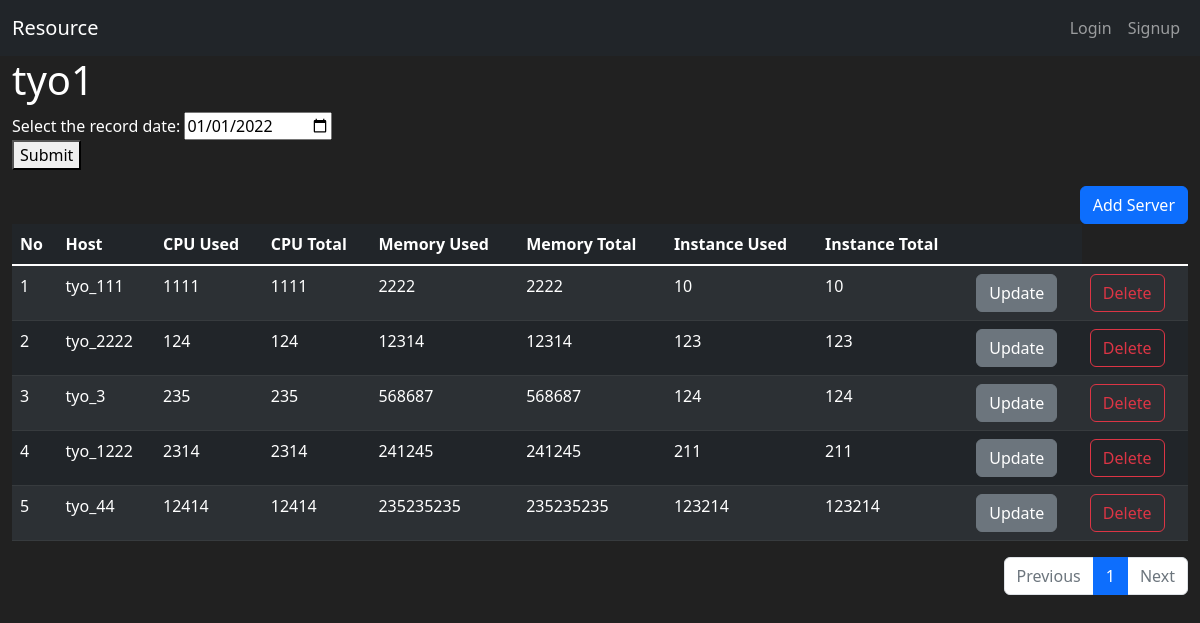
The page /region/3/ on the database as committed earlier.
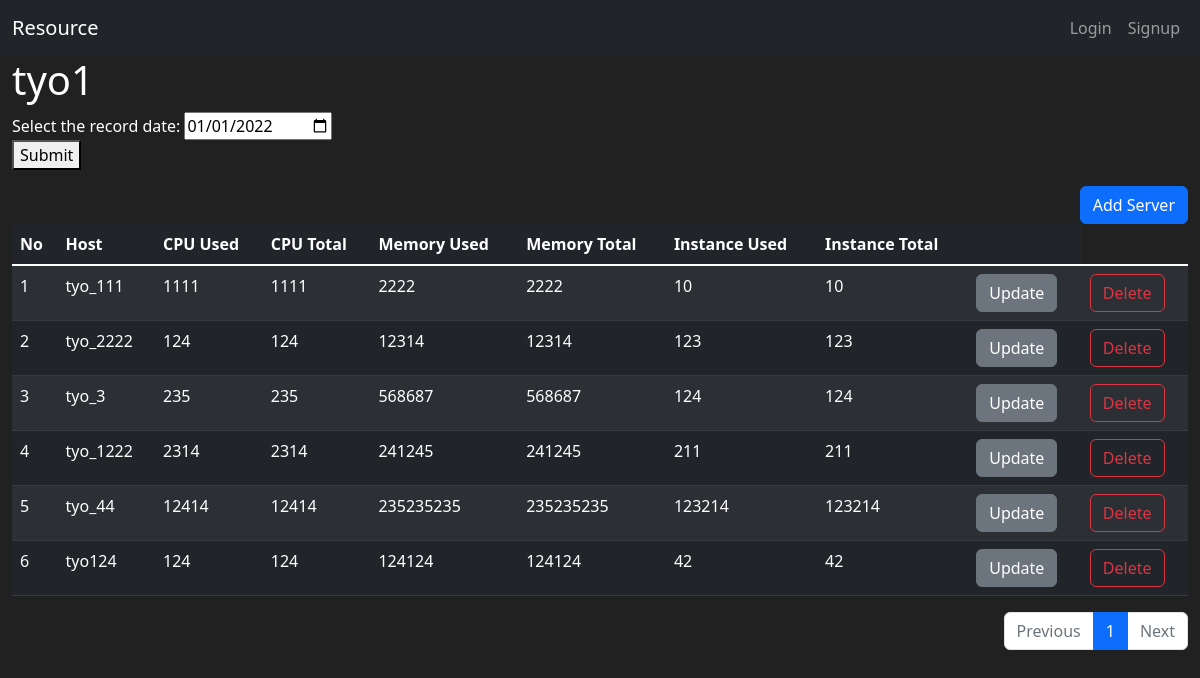
The same page on the database as committed later.
### resource/models.py (models this page shows, shortened)
class Region(db.Model):
    id = db.Column(db.Integer, primary_key=True)
    name = db.Column(db.String(100), nullable=False, unique=True)

class Server(db.Model):
    id = db.Column(db.Integer, primary_key=True)
    region_id = db.Column(db.Integer(), db.ForeignKey(
        'region.id'))
    region = db.relationship('Region', backref=db.backref(
        'servers', cascade='all, delete-orphan'))
    host = db.Column(db.String(100), nullable=False, unique=True)
    cpu = db.Column(db.Integer(), nullable=False)
    memory = db.Column(db.Integer(), nullable=False)
    instance = db.Column(db.Integer(), nullable=False)

### resource/views/region_views.py (the view)
@bp.route('/<int:region_id>/', methods=('GET', 'POST'))
def detail(region_id):
    regions = Region.query.all()
    region = Region.query.get_or_404(region_id)
    page = request.args.get('page', type=int, default=1)
    servers = Server.query.filter_by(region_id=region_id)
    servers = servers.paginate(page, per_page=10)
    return render_template('region/region_detail.html', regions=regions, region=region, servers=servers)

### resource/views/auth_views.py (called while the page is built)
@bp.before_app_request
def load_logged_in_user():
    user_id = session.get('user_id')
    if user_id is None:
        g.user = None
    else:
        g.user = User.query.get(user_id)

### resource/templates/region/region_detail.html (shortened to what this page needs)
{% extends "base.html" %}
{% block content %}
<div class="container-fluid">
    <h1>{{ region.name }}</h1>
    <form>
        <label for="date">Select the record date:
          <input type="date" id="date" name="date" value="2022-01-01">
        </label>
        <p>
          <button>Submit</button>
        </p>
      </form>
    <div class="d-grid gap-2 d-md-flex justify-content-md-end">
        <a class="btn btn-primary" href="{{ url_for('server.create', region_id=region.id) }}" role="button">Add Server</a>
    </div>
    <table class="table table-hover table-striped table-dark">
        <thead>
        <tr>
            <th scope="col">No</th>
            <th scope="col">Host</th>
            <th scope="col">CPU Used</th>
            <th scope="col">CPU Total</th>
            <th scope="col">Memory Used</th>
            <th scope="col">Memory Total</th>
            <th scope="col">Instance Used</th>
            <th scope="col">Instance Total</th>
            <th scope="col"></th>
        </tr>
        </thead>
        <tbody class="table-group-divider">
            {% for server in servers.items %}
        <tr>
            <td>{{ ((servers.page-1) * servers.per_page) + loop.index }}</td>
            <td>{{ server.host }}</td>
            <td>{{ server.cpu }}</td>
            <td>{{ server.cpu }}</td>
            <td>{{ server.memory }}</td>
            <td>{{ server.memory }}</td>
            <td>{{ server.instance }}</td>
            <td>{{ server.instance }}</td>
            <td>
                <a class="btn btn-secondary" href="{{ url_for('server.update', server_id=server.id) }}" role="button">Update</a>
            </td>
            <td>
                <button class="btn btn-outline-danger" type="button" data-bs-toggle="modal" data-bs-target="#modal_delete_server-{{ server.id }}">Delete</button>
            </td>
        </tr>
        {% endfor %}
        </tbody>
    </table>
    <ul class="pagination justify-content-end">
        {% if servers.has_prev %}
            <li class="page-item">
                <a class="page-link" href="?page={{ servers.prev_num }}">prev</a>
            </li>
        {% else %}
            <li class="page-item disabled">
                <a class="page-link" tabindex="-1" aria-disabled="true" href="javascript:void(0)">Previous</a>
            </li>
        {% endif %}
        {% for page_num in servers.iter_pages() %}
            {% if page_num %}
                {% if page_num != servers.page %}
                    <li class="page-item">
                        <a class="page-link" href="?page={{ page_num }}">{{ page_num }}</a>
                    </li>
                {% else %}
                    <li class="page-item active" aria-current="page">
                        <a class="page-link" href="javascript:void(0)">{{ page_num }}</a>
                    </li>
                {% endif %}
            {% else %}
                <li class="disabled">
                    <a class="page-link" href="javascript:void(0)">...</a>
                </li>
            {% endif %}
        {% endfor %}
        {% if servers.has_next %}
            <li class="page-item">
                <a class="page-link" href="?page={{ servers.next_num }}">Next</a>
            </li>
        {% else %}
            <li class="page-item disabled">
                <a class="page-link" tabindex="-1" aria-disabled="true" href="javascript:void(0)">Next</a>
            </li>
        {% endif %}
    </ul>
</div>
{% endblock %}

### resource/templates/base.html (shortened to what this page needs)
<!DOCTYPE html>
<html lang="en">
<head>
    <link href="https://cdn.jsdelivr.net/npm/bootstrap@5.2.0-beta1/dist/css/bootstrap.min.css" rel="stylesheet">
</head>
<body>
    {% include "navbar.html" %}
    {% block content %}
    {% endblock %}
</body>
</html>

### resource/templates/navbar.html (shortened to what this page needs)
<nav class="navbar navbar-expand-lg navbar-dark bg-dark">
    <div class="container-fluid">
      <a class="navbar-brand" href="{{ url_for('main.index') }}">Resource</a>
      {% if g.user %}
      <div class="collapse navbar-collapse" id="navbarNav">
        <ul class="navbar-nav">
          {% for region in regions %}
            <li class="nav-item">
                <a class="nav-link" href="{{ url_for('region.detail', region_id=region.id) }}">{{ region.name }}</a>
            </li>
          {% endfor %}
        </ul>
      </div>
        <ul class="navbar-nav">
          <div class="nav-item">
            <a class="nav-link" href="#">{{ g.user.name }}</a>
          </div>
          <li class="nav-item">
            <a class="nav-link" href="{{ url_for('auth.logout') }}">Logout</a>
          </li>
         </ul>
      {% else %}
        <ul class="navbar-nav">
            <li class="nav-item">
            <a class="nav-link" href="{{ url_for('auth.login') }}">Login</a>
            </li>
            <li class="nav-item">
            <a class="nav-link" href="{{ url_for('auth.signup') }}">Signup</a>
            </li>
        </ul>
      {% endif %}
    </div>
  </nav>

### resource/templates/base.html (style rules this page uses)
body { background-color: #212121; color: white }

Rows that differ between the two databases and show on the page:
added Server: page "6", host "tyo124", cpu "124", memory "124124", instance "42"
